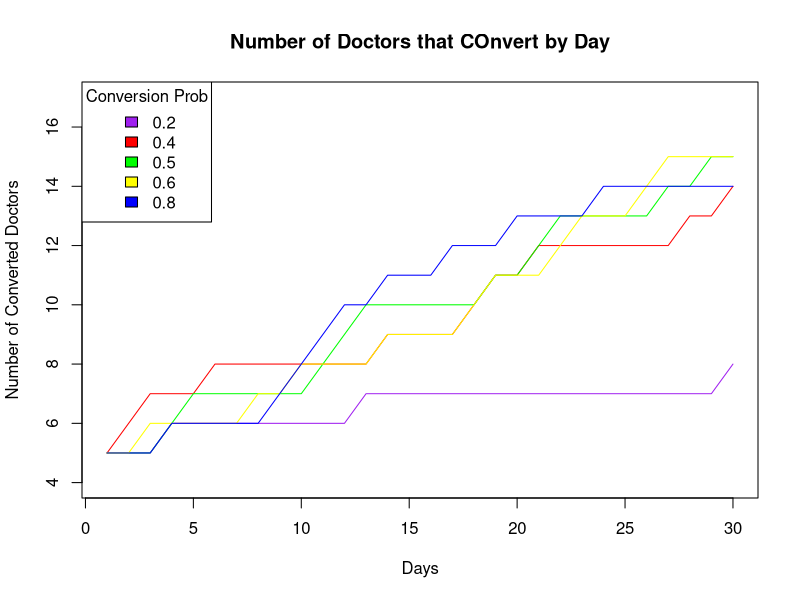

Source code (R):
# Homework 6
# Stat 133, Lec 2, Spring 2015
# Due : Friday March 20th by 5 pm

# Review the slides on simulations for this assignment.

# Consider the following model on use of a new drug:
# We have a population of doctors, population size : <n.doctors>
# Every doctor has either adopted the use of a new drug, or not (0/1 status)
# Now write a function that runs a simulation for a period of :
# <n.days> where
# - every day exactly two _random_ doctors meet
# - if one has adopted but the other one has not then the
#   holdout adopts the use of the drug with probability p
# Return a matrix that shows for each day which doctors have adopted
# the use of the drug.

# Input varibles are
# <n.days> : the number of days the simulation should be run for
# <n.doctors> : total number of doctors 
# <initial.doctors> : a 0/1 vector of length <n.doctors>, 1 for adopters
# <p> : the probability that the non-adopter adopts the drug.

# Ouput variable
# <has_adopted> : matrix with <n.doctors> rows and <n.days> columns
#                 i.e. one row for each doctor
#                 the entries are 0 for days where the doctor is a
#                 non-adopter, else 1 (so once a row turns to 1 it stays as 1).

#initial.doctors<-sample(c(0,1),n.doctors, replace=TRUE)


sim.doctors <- function(initial.doctors, n.doctors, n.days, p){
  has_adopted<-matrix(,nrow=n.doctors,ncol=n.days)
  
  for(i in 1:n.days){
    two.doctors<-sample(1:n.doctors,2, replace=FALSE)
    if((initial.doctors[two.doctors[1]]!=initial.doctors[two.doctors[2]]) & runif(n=1)<p){
      initial.doctors[two.doctors[1]]<-1
      initial.doctors[two.doctors[2]]<-1  
    }
   has_adopted[,i]<-initial.doctors
  }
  return(has_adopted)
} 






  # Set up the output variable, define it as a matrix then use initial.doctors
  # to set the first column (day)

  # Run a simulation for <n.days> (use a for loop).  In the loop:
  # 1) pick two random doctors
  # 2) check if one has adopted the other hasn't
  # 3) convert the non-adopter with probability p

  # return the output






# When you test your function you have to generate <initial.doctors> and
# pick values for the other input parameters.

set.seed(42)
# Generate a value for <initial.doctors> that has 10% 1s and 90% 0s.
initial.doctors<-sample(c(0,1),20,prob=c(0.9,0.1),replace=TRUE)

# Run your function for at least 5 different values of <p> and plot

p2<-sim.doctors(initial.doctors, 20 ,30,0.2)
p4<-sim.doctors(initial.doctors, 20 ,30,0.4)
p5<-sim.doctors(initial.doctors, 20 ,30,0.5)
p6<-sim.doctors(initial.doctors, 20 ,30,0.6)
p8<-sim.doctors(initial.doctors, 20 ,30,0.8)

# on x-axis: days,
# on y-axis : the number of doctors that have already adopted the drug, on that day
# Put all 5 lines in one figure (e.g. use first plot() then lines() for the subsequent lines)
plot(x=1:30,y=apply(p2,2,sum),col="purple",type="l",ylim=c(4,17),ylab="Number of Converted Doctors",xlab="Days",main="Number of Doctors that COnvert by Day")
lines(x=1:30,y=apply(p4,2,sum),type="l",col="red")
lines(x=1:30,y=apply(p5,2,sum),type="l",col="green")
lines(x=1:30,y=apply(p6,2,sum),type="l",col="yellow")
lines(x=1:30,y=apply(p8,2,sum),type="l",col="blue")
legend("topleft",c("0.2","0.4","0.5","0.6","0.8"),title="Conversion Prob",fill=c("purple","red","green","yellow","blue"))

